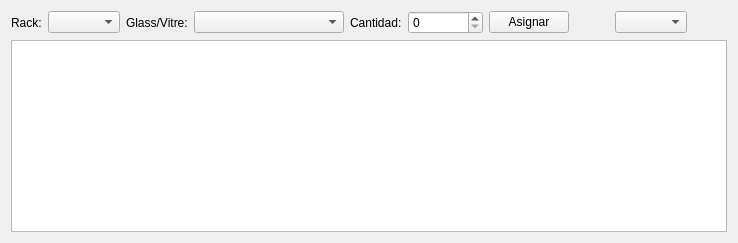
               <widget class="QWidget" name="tab_28">
                <attribute name="title">
                 <string>By Rack</string>
                </attribute>
                <layout class="QGridLayout" name="gridLayout_6">
                 <item row="0" column="0">
                  <layout class="QVBoxLayout" name="verticalLayout_5">
                   <item>
                    <layout class="QHBoxLayout" name="horizontalLayout_4">
                     <item>
                      <widget class="QLabel" name="label_8">
                       <property name="text">
                        <string>Rack:</string>
                       </property>
                      </widget>
                     </item>
                     <item>
                      <widget class="QComboBox" name="cmb_rack"/>
                     </item>
                     <item>
                      <widget class="QLabel" name="label_9">
                       <property name="text">
                        <string>Glass/Vitre:</string>
                       </property>
                      </widget>
                     </item>
                     <item>
                      <widget class="QComboBox" name="cmb_rack_glass">
                       <property name="minimumSize">
                        <size>
                         <width>150</width>
                         <height>0</height>
                        </size>
                       </property>
                      </widget>
                     </item>
                     <item>
                      <widget class="QLabel" name="label_10">
                       <property name="text">
                        <string>Cantidad:</string>
                       </property>
                      </widget>
                     </item>
                     <item>
                      <widget class="QSpinBox" name="sp_rack_cant">
                       <property name="minimumSize">
                        <size>
                         <width>75</width>
                         <height>0</height>
                        </size>
                       </property>
                      </widget>
                     </item>
                     <item>
                      <widget class="QPushButton" name="pushButton_4">
                       <property name="text">
                        <string>Asignar</string>
                       </property>
                      </widget>
                     </item>
                     <item>
                      <spacer name="horizontalSpacer_9">
                       <property name="orientation">
                        <enum>Qt::Horizontal</enum>
                       </property>
                       <property name="sizeHint" stdset="0">
                        <size>
                         <width>40</width>
                         <height>20</height>
                        </size>
                       </property>
                      </spacer>
                     </item>
                     <item>
                      <widget class="QComboBox" name="comboBox_12"/>
                     </item>
                     <item>
                      <spacer name="horizontalSpacer_7">
                       <property name="orientation">
                        <enum>Qt::Horizontal</enum>
                       </property>
                       <property name="sizeHint" stdset="0">
                        <size>
                         <width>40</width>
                         <height>20</height>
                        </size>
                       </property>
                      </spacer>
                     </item>
                    </layout>
                   </item>
                   <item>
                    <widget class="QTableView" name="tableView_stock_rack"/>
                   </item>
                  </layout>
                 </item>
                </layout>
               </widget>
